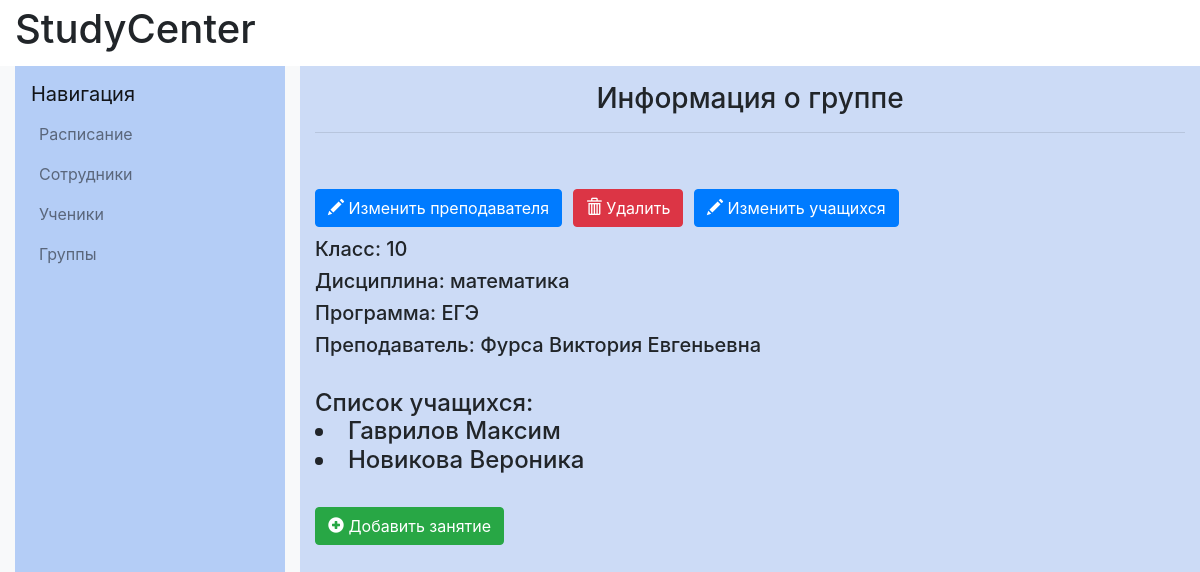
Page /groups/1/ on the committed database.
### catalog/models.py (models this page shows, shortened)
class Group(models.Model):
    subject = models.ForeignKey(Subject, on_delete=models.CASCADE)
    grade = models.IntegerField(validators=[
        MaxValueValidator(11),
        MinValueValidator(1)
    ])
    group_capacity = models.IntegerField(default=1,
                                         validators=[
                                            MaxValueValidator(8),
                                            MinValueValidator(1)
    ])
    type = models.ForeignKey(Type, on_delete=models.CASCADE)
    teacher=models.ForeignKey(Worker,
                              on_delete=models.CASCADE,
                              null=True,
                              default=None
    )
    objects = models.Manager()
    created = models.BooleanField(default=False)

class Subject(models.Model):
    name=models.CharField(max_length=100)
    objects=models.Manager()
    def __str__(self):
        return self.name

class Type(models.Model):
    name=models.CharField(max_length=100)
    objects=models.Manager()
    def __str__(self):
        return self.name

class Worker(models.Model):
    firstname=models.CharField(max_length=20, verbose_name="Имя")
    lastname=models.CharField(max_length=20, verbose_name="Фамилия")
    fathername=models.CharField(max_length=20, verbose_name="Отчество")
    date_of_birth=models.DateField(verbose_name="Дата рождения")
    gender=models.IntegerField(validators=[MinValueValidator(0), MaxValueValidator(1)], verbose_name="Пол")
    subject = models.ManyToManyField(Subject, verbose_name="Дисциплины")
    phone_number=models.CharField(max_length=11,validators=[MinLengthValidator(11)], verbose_name="Номер телефона")
    email=models.EmailField(verbose_name="E-mail")
    objects=models.Manager()
    registration_date=models.DateField()
    DoesNotExist = models.Manager

class Student(models.Model):
    firstname=models.CharField(max_length=20, verbose_name="Имя")
    lastname=models.CharField(max_length=20, verbose_name="Фамилия")
    fathername=models.CharField(max_length=20, verbose_name="Отчество")
    date_of_birth=models.DateField(verbose_name="Дата рождения")
    grade=models.IntegerField(validators=[
            MaxValueValidator(11),
            MinValueValidator(1)
        ], verbose_name="Класс")
    phone_number=models.CharField(max_length=11,validators=[MinLengthValidator(11)], verbose_name="Номер телефона")
    email=models.EmailField(verbose_name="E-mail")
    objects=models.Manager()
    DoesNotExist = models.Manager
    def __str__(self):
        return f"{self.lastname} {self.firstname}"
    __str__.short_description = 'Ученик'

### catalog/views.py (the view)
# urls.py: path('groups/<int:pk>/', views.group_detail, name='group_detail'),
def group_detail(request, pk):
    group = get_object_or_404(Group, pk=pk)
    students_in_group, created = Students_in_group.objects.get_or_create(group=group)
    return render(request, 'group/group_details.html', {'group': group, 'students': students_in_group})

### catalog/templates/group/group_details.html (shortened to what this page needs)
{% extends "base_generic.html" %}
{% block content%}
            <div class="col-md-8 col-lg-9 content-container" style="background-color: #ccdbf6">
                <h1 class="h3 text-center mt-3">Информация о группе</h1>
                <hr class="mb-5">
                <section >
                    <div class="group">
                        <h1>
                            <a class="btn btn-primary" href="{% url 'edit_teacher' pk=group.pk %}"><span class="glyphicon glyphicon-pencil"></span> Изменить преподавателя</a>
                            <a class="btn btn-danger" href="{% url 'group_delete' pk=group.pk %}"><span class="glyphicon glyphicon-trash"></span> Удалить</a>
                            <a class="btn btn-primary" href="{% url 'add_student_in_group' pk=group.pk %}"><span class="glyphicon glyphicon-pencil"></span> Изменить учащихся</a>
                        </h1>
                        <h5>Класс: {{ group.grade }}</h5>
                        <h5>Дисциплина: {{ group.subject }}</h5>
                        <h5>Программа: {{ group.type }}</h5>
                        <h5>Преподаватель: {{ group.teacher.lastname }} {{ group.teacher.firstname }} {{ group.teacher.fathername }}</h5>
                        <p>
                            <h4>Список учащихся:
                            {% for student in students.student.all %}
                                <li>{{ student }}</li>
                            {% endfor %}
                             </h4>
                        </p>
                        <a class="btn btn-success" href="{% url 'lesson_new' pk=group.id %}"><span class="glyphicon glyphicon-plus-sign"></span> Добавить занятие</a>
                    </div>
                </section>
            </div>
{% endblock content %}

### catalog/templates/base_generic.html (style rules this page uses)
p { margin-top: 2em; margin-bottom: 2em; }

### rows in the picture
Group: grade "10", subject "математика", type "ЕГЭ", teacher.lastname "Фурса", teacher.firstname "Виктория", teacher.fathername "Евгеньевна"
Student: lastname+firstname "Гаврилов Максим"
Student: lastname+firstname "Новикова Вероника"
